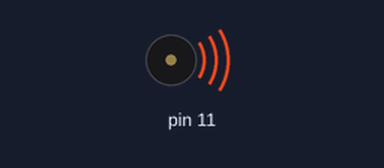
The sketch below on a simulated Arduino Uno, built with avr-gcc and run on an emulated ATmega328P. On the bench: buzzer (waves = sounding).

Above: at 0.7 s.
At 7.7 s:
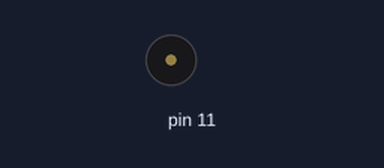
Timing chart, 0 to 10.4 s (numbered marks = the images above):
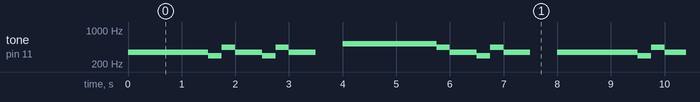

The sketch:

guerra_galxias.ino
```cpp
void setup(){
    pinMode(11,OUTPUT);
}

void loop(){

    tone(11,349,500); // write to buzzer
    delay(500);
    tone(11,349,500); // write to buzzer
    delay(500);
    tone(11,349,500); // write to buzzer
    delay(500);
    tone(11,294,250); // write to buzzer
    delay(250);
    tone(11,440,250); // write to buzzer
    delay(250);
    tone(11,349,500); // write to buzzer
    delay(500);
    tone(11,294,250); // write to buzzer
    delay(250);
    tone(11,440,250); // write to buzzer
    delay(250);
    tone(11,349,500); // write to buzzer
    delay(500);
    delay(500);
    tone(11,523,500); // write to buzzer
    delay(500);
    tone(11,523,500); // write to buzzer
    delay(500);
    tone(11,523,500); // write to buzzer
    delay(500);
    tone(11,523,250); // write to buzzer
    delay(250);
    tone(11,440,250); // write to buzzer
    delay(250);
    tone(11,349,500); // write to buzzer
    delay(500);
    tone(11,294,250); // write to buzzer
    delay(250);
    tone(11,440,250); // write to buzzer
    delay(250);
    tone(11,349,500); // write to buzzer
    delay(500);
    delay(500);
}
```

Measured:
- by itself, tone on pin 11: repeats every 8.0 s: 294 Hz 0.25 s, 440 Hz 0.25 s, 349 Hz 0.50 s, 294 Hz 0.25 s, 440 Hz 0.25 s, 349 Hz 0.50 s, silent 0.50 s, 523 Hz 1.8 s, 440 Hz 0.25 s, 349 Hz 0.50 s, 294 Hz 0.25 s, 440 Hz 0.25 s, 349 Hz 0.50 s, silent 0.50 s, 349 Hz 1.5 s
